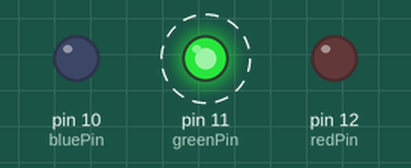
The sketch below on a simulated Arduino Uno, built with avr-gcc and run on an emulated ATmega328P. Shown: output pins drawn as LEDs (lit = HIGH). Dashed ring = blinking.

Above: at 0.5 s.
Timing chart, 0 to 4.6 s (numbered marks = the images above):
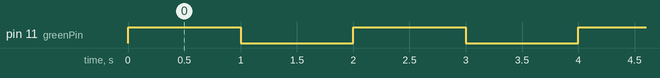

Measured:
- by itself, pin 11 (greenPin): alternates HIGH for 1.0 s and LOW for 1.0 s

The sketch:

Primjer01.ino
```cpp
int redPin = 12;
int greenPin = 11;
int bluePin = 10;
unsigned long state_time;
bool upaljen;

void setup() {
  pinMode(redPin, OUTPUT);
  pinMode(greenPin, OUTPUT);
  pinMode(bluePin, OUTPUT);

  state_time = millis();
  upaljen = true;
}

void loop() {
  if(millis() - state_time >= 1000) {
    upaljen = !upaljen;
    state_time = millis();
  }

  if(upaljen) {
    digitalWrite(greenPin, HIGH);
  }
  else {
    digitalWrite(greenPin, LOW);
  }

}
```
